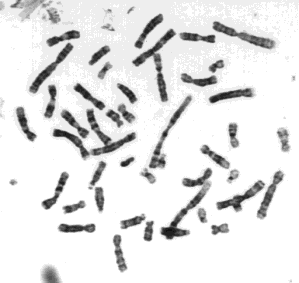
%> input picture cromosomas.tif, 299 x 283 px
$ octave gradiente.m   (GNU Octave 9; MATLAB toolbox functions it lacks are replaced by stand-ins)
%> lines starting %> are read from the running program, lines starting %| are printed output that depends on the picture
I=imread('cromosomas.tif');
%> I is the input picture: size 283x299 uint8; min 17, max 255, mean 228.6
%im_gray = rgb2gray(I);
[Gx Gy] = imgradientxy(I);
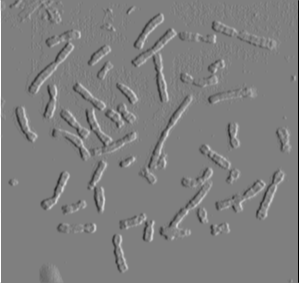
%> Gx: size 283x299 double; min -1020, max 1020, mean 0.1; drawn with min black and max white
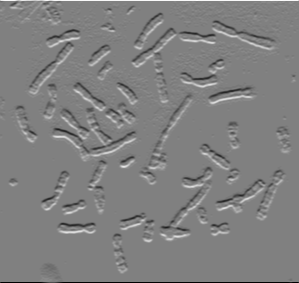
%> Gy: size 283x299 double; min -1020, max 1003, mean 0.2; drawn with min black and max white
[Gmag Gdir] = imgradient(Gx, Gy);
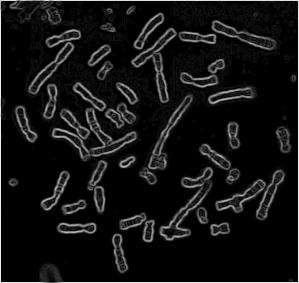
%> Gmag: size 283x299 double; min 0, max 1081.9, mean 82.5; drawn with min black and max white
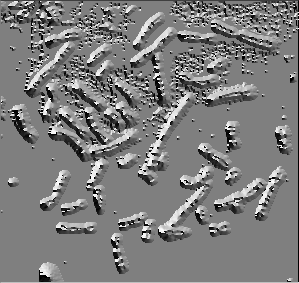
%> Gdir: size 283x299 double; min -180, max 179, mean -3.2; drawn with min black and max white
figure; imshowpair(Gmag, Gdir, 'montage'); axis off;
%> after `imshowpair(Gmag, Gdir, 'montage')`:
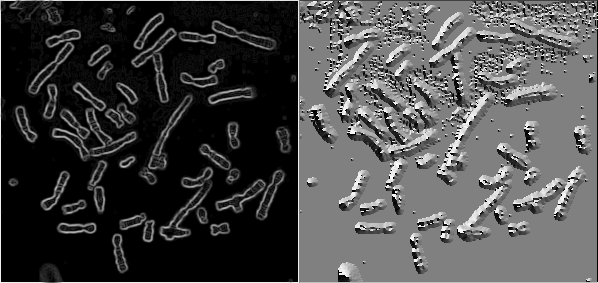
%> displayed picture: size 283x598, on the screen's scale of 0 to 255; min 0, max 255, mean 72.6
title('Magnitud y Direccion de gradiente usando soble');
figure; imshowpair(Gx, Gy, 'montage'); axis off;
%> after `imshowpair(Gx, Gy, 'montage')`:
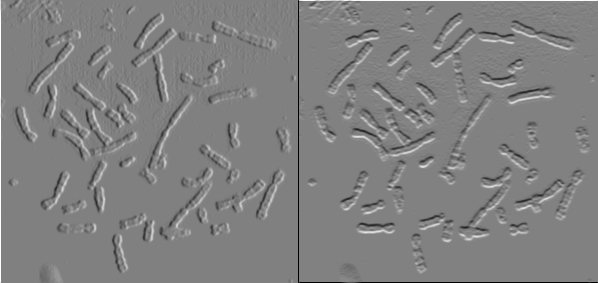
%> displayed picture: size 283x598, on the screen's scale of 0 to 255; min 0, max 255, mean 128.3
title('Gradiete direcciones, Gx Gy usando sobel');
